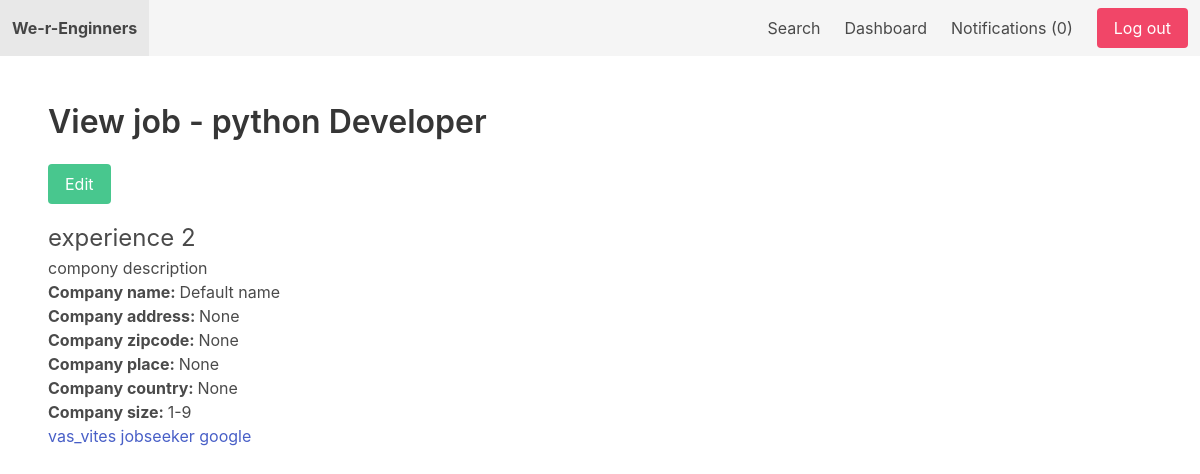
The app's page /dashboard/job/3/ (signed in) with its own data.
### job/models.py (models this page shows, shortened)
class Job(models.Model):
    SIZE_1_9 = 'size_1-9'
    SIZE_10_49 = 'size_10-49'
    SIZE_50_99 = 'size_50-99'
    SIZE_100 = 'size_100'
    CHOICES_SIZE = (
        (SIZE_1_9, '1-9'),
        (SIZE_10_49, '10-49'),
        (SIZE_50_99, '50-99'),
        (SIZE_100, '100+'),
    )
    ACTIVE = 'active'
    EMPLOYED = 'employed'
    ARCHIVED = 'archived'
    CHOICES_STATUS = (
        (ACTIVE, 'Active'),
        (EMPLOYED, 'Employed'),
        (ARCHIVED, 'Archived')
    )
    title = models.CharField(max_length=255)
    short_description = models.TextField()
    long_description = models.TextField(blank=True, null=True)
    company_name = models.CharField(max_length=255)
    company_address = models.CharField(max_length=255, blank=True, null=True)
    company_zipcode = models.CharField(max_length=255, blank=True, null=True)
    company_place = models.CharField(max_length=255, blank=True, null=True)
    company_country = models.CharField(max_length=255, blank=True, null=True)
    company_size = models.CharField(max_length=20, choices=CHOICES_SIZE, default=SIZE_1_9)
    created_by = models.ForeignKey(User, related_name='jobs', on_delete=models.CASCADE)
    created_at = models.DateTimeField(auto_now_add=True)
    changed_at = models.DateTimeField(auto_now=True)
    status = models.CharField(max_length=20, choices=CHOICES_STATUS, default=ACTIVE)

class Application(models.Model):
    job = models.ForeignKey(Job, related_name='applications', on_delete=models.CASCADE)
    content = models.TextField()
    experience = models.TextField()
    created_by = models.ForeignKey(User, related_name='applications', on_delete=models.CASCADE)
    created_at = models.DateTimeField(auto_now_add=True)

### userprofile/views.py (the view)
# urls.py: path('job/<int:job_id>/', view_dashboard_job, name='view_dashboard_job'),
@login_required
def view_dashboard_job(request, job_id):
    job = get_object_or_404(Job, pk=job_id, created_by=request.user)
    return render(request, 'userprofile/view_dashboard_job.html', {'job': job})

### notification/context_processors.py (called while the page is built)
def notifications(request):
    if request.user.is_authenticated:
        return {'notifications': request.user.notifications.filter(is_read=False)}
    else:
        return {'notifications': []}

### userprofile/templates/userprofile/view_dashboard_job.html
{% extends 'core/base.html' %}
{% block content %}
    <h1 class="title">View job - {{ job.title }}</h1>
    <a href="{% url 'edit_job' job.id %}" class="button is-success mb-4">Edit</a>
    <p class="is-size-4">{{ job.short_description }}</p>
    <p>{{ job.long_description }}</p>
    <b>Company name: </b>{{ job.company_name}}<br>
    <b>Company address: </b>{{ job.company_address}}<br>
    <b>Company zipcode: </b>{{ job.company_zipcode}}<br>
    <b>Company place: </b>{{ job.company_place}}<br>
    <b>Company country: </b>{{ job.company_country}}<br>
    <b>Company size: </b>{{ job.get_company_size_display }}<br>
    {% for application in job.applications.all %}
        <a href="{% url 'view_application' application.id %}">{{ application.created_by.username }}</a>
    {% endfor %}
{% endblock %}

### core/templates/core/base.html (shortened to what this page needs)
<!DOCTYPE html>
<html>
    <head>
        <link rel="stylesheet" href="https://cdn.jsdelivr.net/npm/bulma@0.9.0/css/bulma.min.css">
    </head>
    <body>
        <nav class="navbar is-light">
            <div class="navbar-brand">
                <a href="{% url 'frontpage' %}" class="navbar-item"><strong>We-r-Enginners</strong></a>
            </div>
            <div class="navbar-menu">
                <div class="navbar-end">
                    <a href="{% url 'search' %}" class="navbar-item">Search</a>
                    {% if request.user.is_authenticated %}
                        <a href="{% url 'dashboard' %}" class="navbar-item">Dashboard</a>
                        <a href="{% url 'notifications' %}" class="navbar-item">Notifications ({{ notifications.count }})</a>
                    {% endif %}
                    <div class="navbar-item">
                        <div class="buttons">
                            {% if request.user.is_authenticated %}
                                <form method="post" action=".">
                                    <a href="{% url 'logout' %}" class="button is-danger">Log out</a>
                                </form>
                            {% else %}
                                <a href="{% url 'signup' %}" class="button is-success"><strong>Sign up</strong></a>
                                <a href="{% url 'login' %}" class="button is-light">Log in</a>
                            {% endif %}
                        </div>
                    </div>
                </div>
            </div>
        </nav>
        <section class="section">
            {% block content %}
            {% endblock %}
        </section>
    </body>
</html>

### records on screen
Job: title "python Developer", short_description "experience 2", long_description "compony description", company_name "Default name", company_address "None", company_zipcode "None", company_place "None", company_country "None", company_size "1-9"
Application: created_by.username "vas_vites"
Application: created_by.username "jobseeker"
Application: created_by.username "google"

### other values on screen
{{ notifications.count }} "0"
